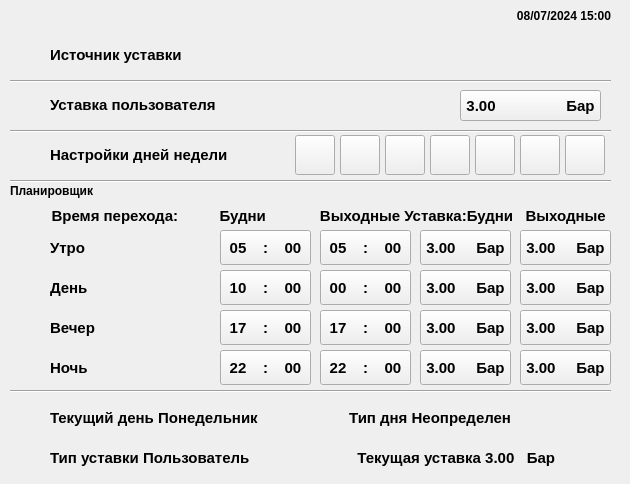
     <widget class="QWidget" name="Settings_Manager_page">
      <widget class="QLabel" name="manager_time_label">
       <property name="geometry">
        <rect>
         <x>480</x>
         <y>0</y>
         <width>141</width>
         <height>31</height>
        </rect>
       </property>
       <property name="font">
        <font>
         <family>Arial</family>
         <pointsize>9</pointsize>
         <weight>75</weight>
         <bold>true</bold>
        </font>
       </property>
       <property name="text">
        <string>08/07/2024 15:00   </string>
       </property>
       <property name="alignment">
        <set>Qt::AlignRight|Qt::AlignTrailing|Qt::AlignVCenter</set>
       </property>
      </widget>
      <widget class="Line" name="line">
       <property name="geometry">
        <rect>
         <x>10</x>
         <y>80</y>
         <width>601</width>
         <height>2</height>
        </rect>
       </property>
       <property name="frameShadow">
        <enum>QFrame::Sunken</enum>
       </property>
       <property name="orientation">
        <enum>Qt::Horizontal</enum>
       </property>
      </widget>
      <widget class="Line" name="line_2">
       <property name="geometry">
        <rect>
         <x>10</x>
         <y>130</y>
         <width>601</width>
         <height>2</height>
        </rect>
       </property>
       <property name="frameShadow">
        <enum>QFrame::Sunken</enum>
       </property>
       <property name="orientation">
        <enum>Qt::Horizontal</enum>
       </property>
      </widget>
      <widget class="QLabel" name="label_28">
       <property name="geometry">
        <rect>
         <x>10</x>
         <y>30</y>
         <width>40</width>
         <height>50</height>
        </rect>
       </property>
       <property name="text">
        <string/>
       </property>
      </widget>
      <widget class="QLabel" name="label_29">
       <property name="geometry">
        <rect>
         <x>10</x>
         <y>80</y>
         <width>40</width>
         <height>50</height>
        </rect>
       </property>
       <property name="text">
        <string/>
       </property>
      </widget>
      <widget class="QLabel" name="label_30">
       <property name="geometry">
        <rect>
         <x>10</x>
         <y>130</y>
         <width>40</width>
         <height>50</height>
        </rect>
       </property>
       <property name="text">
        <string/>
       </property>
      </widget>
      <widget class="Line" name="line_3">
       <property name="geometry">
        <rect>
         <x>10</x>
         <y>180</y>
         <width>601</width>
         <height>2</height>
        </rect>
       </property>
       <property name="frameShadow">
        <enum>QFrame::Sunken</enum>
       </property>
       <property name="orientation">
        <enum>Qt::Horizontal</enum>
       </property>
      </widget>
      <widget class="QLabel" name="label_31">
       <property name="geometry">
        <rect>
         <x>50</x>
         <y>40</y>
         <width>200</width>
         <height>30</height>
        </rect>
       </property>
       <property name="font">
        <font>
         <family>Arial</family>
         <pointsize>11</pointsize>
         <weight>75</weight>
         <bold>true</bold>
        </font>
       </property>
       <property name="text">
        <string>Источник уставки</string>
       </property>
      </widget>
      <widget class="QLabel" name="label_32">
       <property name="geometry">
        <rect>
         <x>50</x>
         <y>90</y>
         <width>200</width>
         <height>30</height>
        </rect>
       </property>
       <property name="font">
        <font>
         <family>Arial</family>
         <pointsize>11</pointsize>
         <weight>75</weight>
         <bold>true</bold>
        </font>
       </property>
       <property name="text">
        <string>Уставка пользователя</string>
       </property>
      </widget>
      <widget class="QLabel" name="label_33">
       <property name="geometry">
        <rect>
         <x>50</x>
         <y>140</y>
         <width>191</width>
         <height>30</height>
        </rect>
       </property>
       <property name="font">
        <font>
         <family>Arial</family>
         <pointsize>11</pointsize>
         <weight>75</weight>
         <bold>true</bold>
        </font>
       </property>
       <property name="text">
        <string>Настройки дней недели</string>
       </property>
      </widget>
      <widget class="QLabel" name="shield_2_label">
       <property name="geometry">
        <rect>
         <x>250</x>
         <y>130</y>
         <width>40</width>
         <height>50</height>
        </rect>
       </property>
       <property name="text">
        <string/>
       </property>
      </widget>
      <widget class="QPushButton" name="manager_monday_pushButton">
       <property name="geometry">
        <rect>
         <x>295</x>
         <y>135</y>
         <width>40</width>
         <height>40</height>
        </rect>
       </property>
       <property name="font">
        <font>
         <family>Arial</family>
         <pointsize>11</pointsize>
         <weight>75</weight>
         <bold>true</bold>
        </font>
       </property>
       <property name="text">
        <string/>
       </property>
      </widget>
      <widget class="QPushButton" name="manager_tuesday_pushButton">
       <property name="geometry">
        <rect>
         <x>340</x>
         <y>135</y>
         <width>40</width>
         <height>40</height>
        </rect>
       </property>
       <property name="font">
        <font>
         <family>Arial</family>
         <pointsize>11</pointsize>
         <weight>75</weight>
         <bold>true</bold>
        </font>
       </property>
       <property name="text">
        <string/>
       </property>
      </widget>
      <widget class="QPushButton" name="manager_wednesday_pushButton">
       <property name="geometry">
        <rect>
         <x>385</x>
         <y>135</y>
         <width>40</width>
         <height>40</height>
        </rect>
       </property>
       <property name="font">
        <font>
         <family>Arial</family>
         <pointsize>11</pointsize>
         <weight>75</weight>
         <bold>true</bold>
        </font>
       </property>
       <property name="text">
        <string/>
       </property>
      </widget>
      <widget class="QPushButton" name="manager_thursday_pushButton">
       <property name="geometry">
        <rect>
         <x>430</x>
         <y>135</y>
         <width>40</width>
         <height>40</height>
        </rect>
       </property>
       <property name="font">
        <font>
         <family>Arial</family>
         <pointsize>11</pointsize>
         <weight>75</weight>
         <bold>true</bold>
        </font>
       </property>
       <property name="text">
        <string/>
       </property>
      </widget>
      <widget class="QPushButton" name="manager_friday_pushButton">
       <property name="geometry">
        <rect>
         <x>475</x>
         <y>135</y>
         <width>40</width>
         <height>40</height>
        </rect>
       </property>
       <property name="font">
        <font>
         <family>Arial</family>
         <pointsize>11</pointsize>
         <weight>75</weight>
         <bold>true</bold>
        </font>
       </property>
       <property name="text">
        <string/>
       </property>
      </widget>
      <widget class="QPushButton" name="manager_saturday_pushButton">
       <property name="geometry">
        <rect>
         <x>520</x>
         <y>135</y>
         <width>40</width>
         <height>40</height>
        </rect>
       </property>
       <property name="font">
        <font>
         <family>Arial</family>
         <pointsize>11</pointsize>
         <weight>75</weight>
         <bold>true</bold>
        </font>
       </property>
       <property name="text">
        <string/>
       </property>
      </widget>
      <widget class="QPushButton" name="manager_sunday_pushButton">
       <property name="geometry">
        <rect>
         <x>565</x>
         <y>135</y>
         <width>40</width>
         <height>40</height>
        </rect>
       </property>
       <property name="font">
        <font>
         <family>Arial</family>
         <pointsize>11</pointsize>
         <weight>75</weight>
         <bold>true</bold>
        </font>
       </property>
       <property name="text">
        <string/>
       </property>
      </widget>
      <widget class="QLabel" name="shield_1_label">
       <property name="geometry">
        <rect>
         <x>410</x>
         <y>80</y>
         <width>40</width>
         <height>50</height>
        </rect>
       </property>
       <property name="text">
        <string/>
       </property>
      </widget>
      <widget class="QPushButton" name="manager_user_setpoint_pushButton">
       <property name="geometry">
        <rect>
         <x>460</x>
         <y>90</y>
         <width>141</width>
         <height>31</height>
        </rect>
       </property>
       <property name="font">
        <font>
         <family>Arial</family>
         <pointsize>11</pointsize>
         <weight>75</weight>
         <bold>true</bold>
        </font>
       </property>
       <property name="text">
        <string>3.00                 Бар</string>
       </property>
      </widget>
      <widget class="QLabel" name="label_36">
       <property name="geometry">
        <rect>
         <x>10</x>
         <y>180</y>
         <width>171</width>
         <height>21</height>
        </rect>
       </property>
       <property name="font">
        <font>
         <family>Arial</family>
         <pointsize>9</pointsize>
         <weight>75</weight>
         <bold>true</bold>
        </font>
       </property>
       <property name="text">
        <string>Планировщик</string>
       </property>
      </widget>
      <widget class="QLabel" name="label_37">
       <property name="geometry">
        <rect>
         <x>10</x>
         <y>200</y>
         <width>601</width>
         <height>31</height>
        </rect>
       </property>
       <property name="font">
        <font>
         <family>Arial</family>
         <pointsize>11</pointsize>
         <weight>75</weight>
         <bold>true</bold>
        </font>
       </property>
       <property name="text">
        <string>          Время перехода:          Будни             Выходные Уставка:Будни   Выходные</string>
       </property>
      </widget>
      <widget class="QLabel" name="label_38">
       <property name="geometry">
        <rect>
         <x>10</x>
         <y>230</y>
         <width>40</width>
         <height>35</height>
        </rect>
       </property>
       <property name="text">
        <string/>
       </property>
      </widget>
      <widget class="QLabel" name="label_39">
       <property name="geometry">
        <rect>
         <x>10</x>
         <y>270</y>
         <width>40</width>
         <height>35</height>
        </rect>
       </property>
       <property name="text">
        <string/>
       </property>
      </widget>
      <widget class="QLabel" name="label_40">
       <property name="geometry">
        <rect>
         <x>10</x>
         <y>310</y>
         <width>40</width>
         <height>35</height>
        </rect>
       </property>
       <property name="text">
        <string/>
       </property>
      </widget>
      <widget class="QLabel" name="label_41">
       <property name="geometry">
        <rect>
         <x>10</x>
         <y>350</y>
         <width>40</width>
         <height>35</height>
        </rect>
       </property>
       <property name="text">
        <string/>
       </property>
      </widget>
      <widget class="QLabel" name="label_42">
       <property name="geometry">
        <rect>
         <x>10</x>
         <y>400</y>
         <width>40</width>
         <height>35</height>
        </rect>
       </property>
       <property name="text">
        <string/>
       </property>
      </widget>
      <widget class="QLabel" name="label_59">
       <property name="geometry">
        <rect>
         <x>10</x>
         <y>440</y>
         <width>40</width>
         <height>35</height>
        </rect>
       </property>
       <property name="text">
        <string/>
       </property>
      </widget>
      <widget class="Line" name="line_7">
       <property name="geometry">
        <rect>
         <x>10</x>
         <y>390</y>
         <width>601</width>
         <height>2</height>
        </rect>
       </property>
       <property name="frameShadow">
        <enum>QFrame::Sunken</enum>
       </property>
       <property name="orientation">
        <enum>Qt::Horizontal</enum>
       </property>
      </widget>
      <widget class="QLabel" name="label_60">
       <property name="geometry">
        <rect>
         <x>50</x>
         <y>230</y>
         <width>100</width>
         <height>35</height>
        </rect>
       </property>
       <property name="font">
        <font>
         <family>Arial</family>
         <pointsize>11</pointsize>
         <weight>75</weight>
         <bold>true</bold>
        </font>
       </property>
       <property name="text">
        <string>Утро</string>
       </property>
      </widget>
      <widget class="QLabel" name="label_61">
       <property name="geometry">
        <rect>
         <x>50</x>
         <y>270</y>
         <width>100</width>
         <height>35</height>
        </rect>
       </property>
       <property name="font">
        <font>
         <family>Arial</family>
         <pointsize>11</pointsize>
         <weight>75</weight>
         <bold>true</bold>
        </font>
       </property>
       <property name="text">
        <string>День</string>
       </property>
      </widget>
      <widget class="QLabel" name="label_62">
       <property name="geometry">
        <rect>
         <x>50</x>
         <y>310</y>
         <width>100</width>
         <height>35</height>
        </rect>
       </property>
       <property name="font">
        <font>
         <family>Arial</family>
         <pointsize>11</pointsize>
         <weight>75</weight>
         <bold>true</bold>
        </font>
       </property>
       <property name="text">
        <string>Вечер</string>
       </property>
      </widget>
      <widget class="QLabel" name="label_63">
       <property name="geometry">
        <rect>
         <x>50</x>
         <y>350</y>
         <width>100</width>
         <height>35</height>
        </rect>
       </property>
       <property name="font">
        <font>
         <family>Arial</family>
         <pointsize>11</pointsize>
         <weight>75</weight>
         <bold>true</bold>
        </font>
       </property>
       <property name="text">
        <string>Ночь</string>
       </property>
      </widget>
      <widget class="QLabel" name="shield_3_label">
       <property name="geometry">
        <rect>
         <x>170</x>
         <y>230</y>
         <width>40</width>
         <height>35</height>
        </rect>
       </property>
       <property name="text">
        <string/>
       </property>
      </widget>
      <widget class="QLabel" name="shield_4_label">
       <property name="geometry">
        <rect>
         <x>170</x>
         <y>270</y>
         <width>40</width>
         <height>35</height>
        </rect>
       </property>
       <property name="text">
        <string/>
       </property>
      </widget>
      <widget class="QLabel" name="shield_5_label">
       <property name="geometry">
        <rect>
         <x>170</x>
         <y>310</y>
         <width>40</width>
         <height>35</height>
        </rect>
       </property>
       <property name="text">
        <string/>
       </property>
      </widget>
      <widget class="QLabel" name="shield_6_label">
       <property name="geometry">
        <rect>
         <x>170</x>
         <y>350</y>
         <width>40</width>
         <height>35</height>
        </rect>
       </property>
       <property name="text">
        <string/>
       </property>
      </widget>
      <widget class="QPushButton" name="manager_morning_1_pushButton">
       <property name="geometry">
        <rect>
         <x>220</x>
         <y>230</y>
         <width>91</width>
         <height>35</height>
        </rect>
       </property>
       <property name="font">
        <font>
         <family>Arial</family>
         <pointsize>11</pointsize>
         <weight>75</weight>
         <bold>true</bold>
        </font>
       </property>
       <property name="text">
        <string>05    :    00</string>
       </property>
      </widget>
      <widget class="QPushButton" name="manager_morning_2_pushButton">
       <property name="geometry">
        <rect>
         <x>320</x>
         <y>230</y>
         <width>91</width>
         <height>35</height>
        </rect>
       </property>
       <property name="font">
        <font>
         <family>Arial</family>
         <pointsize>11</pointsize>
         <weight>75</weight>
         <bold>true</bold>
        </font>
       </property>
       <property name="text">
        <string>05    :    00</string>
       </property>
      </widget>
      <widget class="QPushButton" name="manager_morning_3_pushButton">
       <property name="geometry">
        <rect>
         <x>420</x>
         <y>230</y>
         <width>91</width>
         <height>35</height>
        </rect>
       </property>
       <property name="font">
        <font>
         <family>Arial</family>
         <pointsize>11</pointsize>
         <weight>75</weight>
         <bold>true</bold>
        </font>
       </property>
       <property name="text">
        <string>3.00     Бар</string>
       </property>
      </widget>
      <widget class="QPushButton" name="manager_morning_4_pushButton">
       <property name="geometry">
        <rect>
         <x>520</x>
         <y>230</y>
         <width>91</width>
         <height>35</height>
        </rect>
       </property>
       <property name="font">
        <font>
         <family>Arial</family>
         <pointsize>11</pointsize>
         <weight>75</weight>
         <bold>true</bold>
        </font>
       </property>
       <property name="text">
        <string>3.00     Бар</string>
       </property>
      </widget>
      <widget class="QPushButton" name="manager_day_1_pushButton">
       <property name="geometry">
        <rect>
         <x>220</x>
         <y>270</y>
         <width>91</width>
         <height>35</height>
        </rect>
       </property>
       <property name="font">
        <font>
         <family>Arial</family>
         <pointsize>11</pointsize>
         <weight>75</weight>
         <bold>true</bold>
        </font>
       </property>
       <property name="text">
        <string>10    :    00</string>
       </property>
      </widget>
      <widget class="QPushButton" name="manager_day_2_pushButton">
       <property name="geometry">
        <rect>
         <x>320</x>
         <y>270</y>
         <width>91</width>
         <height>35</height>
        </rect>
       </property>
       <property name="font">
        <font>
         <family>Arial</family>
         <pointsize>11</pointsize>
         <weight>75</weight>
         <bold>true</bold>
        </font>
       </property>
       <property name="text">
        <string>00    :    00</string>
       </property>
      </widget>
      <widget class="QPushButton" name="manager_day_3_pushButton">
       <property name="geometry">
        <rect>
         <x>420</x>
         <y>270</y>
         <width>91</width>
         <height>35</height>
        </rect>
       </property>
       <property name="font">
        <font>
         <family>Arial</family>
         <pointsize>11</pointsize>
         <weight>75</weight>
         <bold>true</bold>
        </font>
       </property>
       <property name="text">
        <string>3.00     Бар</string>
       </property>
      </widget>
      <widget class="QPushButton" name="manager_day_4_pushButton">
       <property name="geometry">
        <rect>
         <x>520</x>
         <y>270</y>
         <width>91</width>
         <height>35</height>
        </rect>
       </property>
       <property name="font">
        <font>
         <family>Arial</family>
         <pointsize>11</pointsize>
         <weight>75</weight>
         <bold>true</bold>
        </font>
       </property>
       <property name="text">
        <string>3.00     Бар</string>
       </property>
      </widget>
      <widget class="QPushButton" name="manager_evening_1_pushButton">
       <property name="geometry">
        <rect>
         <x>220</x>
         <y>310</y>
         <width>91</width>
         <height>35</height>
        </rect>
       </property>
       <property name="font">
        <font>
         <family>Arial</family>
         <pointsize>11</pointsize>
         <weight>75</weight>
         <bold>true</bold>
        </font>
       </property>
       <property name="text">
        <string>17    :    00</string>
       </property>
      </widget>
      <widget class="QPushButton" name="manager_evening_2_pushButton">
       <property name="geometry">
        <rect>
         <x>320</x>
         <y>310</y>
         <width>91</width>
         <height>35</height>
        </rect>
       </property>
       <property name="font">
        <font>
         <family>Arial</family>
         <pointsize>11</pointsize>
         <weight>75</weight>
         <bold>true</bold>
        </font>
       </property>
       <property name="text">
        <string>17    :    00</string>
       </property>
      </widget>
      <widget class="QPushButton" name="manager_evening_3_pushButton">
       <property name="geometry">
        <rect>
         <x>420</x>
         <y>310</y>
         <width>91</width>
         <height>35</height>
        </rect>
       </property>
       <property name="font">
        <font>
         <family>Arial</family>
         <pointsize>11</pointsize>
         <weight>75</weight>
         <bold>true</bold>
        </font>
       </property>
       <property name="text">
        <string>3.00     Бар</string>
       </property>
      </widget>
      <widget class="QPushButton" name="manager_evening_4_pushButton">
       <property name="geometry">
        <rect>
         <x>520</x>
         <y>310</y>
         <width>91</width>
         <height>35</height>
        </rect>
       </property>
       <property name="font">
        <font>
         <family>Arial</family>
         <pointsize>11</pointsize>
         <weight>75</weight>
         <bold>true</bold>
        </font>
       </property>
       <property name="text">
        <string>3.00     Бар</string>
       </property>
      </widget>
      <widget class="QPushButton" name="manager_night_4_pushButton">
       <property name="geometry">
        <rect>
         <x>520</x>
         <y>350</y>
         <width>91</width>
         <height>35</height>
        </rect>
       </property>
       <property name="font">
        <font>
         <family>Arial</family>
         <pointsize>11</pointsize>
         <weight>75</weight>
         <bold>true</bold>
        </font>
       </property>
       <property name="text">
        <string>3.00     Бар</string>
       </property>
      </widget>
      <widget class="QPushButton" name="manager_night_3_pushButton">
       <property name="geometry">
        <rect>
         <x>420</x>
         <y>350</y>
         <width>91</width>
         <height>35</height>
        </rect>
       </property>
       <property name="font">
        <font>
         <family>Arial</family>
         <pointsize>11</pointsize>
         <weight>75</weight>
         <bold>true</bold>
        </font>
       </property>
       <property name="text">
        <string>3.00     Бар</string>
       </property>
      </widget>
      <widget class="QPushButton" name="manager_night_2_pushButton">
       <property name="geometry">
        <rect>
         <x>320</x>
         <y>350</y>
         <width>91</width>
         <height>35</height>
        </rect>
       </property>
       <property name="font">
        <font>
         <family>Arial</family>
         <pointsize>11</pointsize>
         <weight>75</weight>
         <bold>true</bold>
        </font>
       </property>
       <property name="text">
        <string>22    :    00</string>
       </property>
      </widget>
      <widget class="QPushButton" name="manager_night_1_pushButton">
       <property name="geometry">
        <rect>
         <x>220</x>
         <y>350</y>
         <width>91</width>
         <height>35</height>
        </rect>
       </property>
       <property name="font">
        <font>
         <family>Arial</family>
         <pointsize>11</pointsize>
         <weight>75</weight>
         <bold>true</bold>
        </font>
       </property>
       <property name="text">
        <string>22    :    00</string>
       </property>
      </widget>
      <widget class="QLabel" name="label_68">
       <property name="geometry">
        <rect>
         <x>50</x>
         <y>400</y>
         <width>561</width>
         <height>35</height>
        </rect>
       </property>
       <property name="font">
        <font>
         <family>Arial</family>
         <pointsize>11</pointsize>
         <weight>75</weight>
         <bold>true</bold>
        </font>
       </property>
       <property name="text">
        <string>Текущий день Понедельник                      Тип дня Неопределен</string>
       </property>
      </widget>
      <widget class="QLabel" name="label_69">
       <property name="geometry">
        <rect>
         <x>50</x>
         <y>440</y>
         <width>561</width>
         <height>35</height>
        </rect>
       </property>
       <property name="font">
        <font>
         <family>Arial</family>
         <pointsize>11</pointsize>
         <weight>75</weight>
         <bold>true</bold>
        </font>
       </property>
       <property name="text">
        <string>Тип уставки Пользователь                          Текущая уставка 3.00   Бар</string>
       </property>
      </widget>
     </widget>
